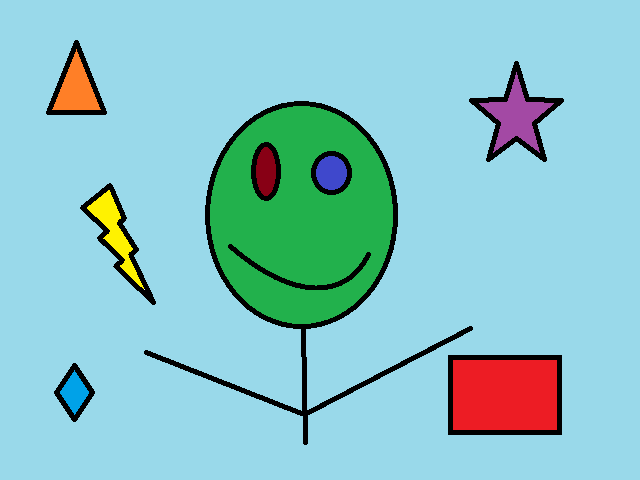
#> input picture opencv/data/art.png, 640 x 480 px
$ python rotate_example.py
#> lines starting #> are read from the running program, lines starting #| are printed output that depends on the picture; long printed decimals are rounded
#! /usr/bin/env python3

# Copyright (c) 2017 Dave McCoy (dave.mccoy@cospandesign.com)
#
# NAME is free software; you can redistribute it and/or modify
# it under the terms of the GNU General Public License as published by
# the Free Software Foundation; either version 3 of the License, or
# any later version.
#
# NAME is distributed in the hope that it will be useful,
# but WITHOUT ANY WARRANTY; without even the implied warranty of
# MERCHANTABILITY or FITNESS FOR A PARTICULAR PURPOSE.  See the
# GNU General Public License for more details.
#
# You should have received a copy of the GNU General Public License
# along with NAME; If not, see <http://www.gnu.org/licenses/>.


import sys
import os
import argparse
import cv2
import numpy as np

#sys.path.append(os.path.abspath(os.path.join(os.path.dirname(__file__), os.pardir)))

NAME = os.path.basename(os.path.realpath(__file__))
IMAGE_PATH = "data/art.png"

DESCRIPTION = "\n" \
              "\n" \
              "usage: %s [options]\n" % NAME

EPILOG = "\n" \
         "\n" \
         "Examples:\n" \
         "\tSomething\n" \
         "\n"

DEFAULT_ROTATION = 275.0
DEFAULT_SCALE = 1.0

def rotate_sub_image(image, sub_start_x, sub_start_y, sub_width, sub_height, angle, scale, debug=False):
    sub_center = (sub_width / 2, sub_height / 2)
    rot_mat = gen_rot_mat(sub_center, angle, scale)
    # generate map
    image_map = np.zeros((2, sub_height, sub_width))
    for y in range(sub_height):
        for x in range(sub_width):
            image_map[0][y][x], image_map[1][y][x] = calc_movement(image, start_pos_x + x, start_pos_y + y)

    print ("Image Map: %s" % str(image_map))

def calc_movement(m, start_pos_x, start_pos_y):
    #print ("Start Position: %d, %d" % (start_pos_x, start_pos_y))
    print ("Start Position: %d, %d" % (start_pos_x, start_pos_y))
    new_pos_x  = (start_pos_x * m[0][0] + start_pos_y * m[0][1]) + m[0][2]
    new_pos_y  = (start_pos_x * m[1][0] + start_pos_y * m[1][1]) + m[1][2]
    new_pos_x  -= start_pos_x
    new_pos_y  -= start_pos_y
    print ("%f, %f ->  %f, %f" % (start_pos_x, start_pos_y, new_pos_x, new_pos_y))
    return (new_pos_x, new_pos_y)

def gen_rot_mat(center, angle, scale):
    alpha = scale * np.cos(angle * np.pi / 180)
    beta = scale * np.sin(angle * np.pi / 180)
    cx = (1 - alpha) * center[0] - beta * center[1]
    cy = beta * center[0] + (1 - alpha) * center[1]
    rot_mat = [ [ alpha, beta,  cx],
                [-beta,  alpha, cy]]
    return rot_mat


def rotate_image(image, angle, scale = 1.0, debug=False):
    image_center = tuple(np.array(image.shape[1::-1]) / 2)
    #print ("Image Center: %s" % str(image_center))
    rot_mat = cv2.getRotationMatrix2D(image_center, angle, scale)
    print ("CV Rotation Matrix: \n%s\n" % str(rot_mat))
    rm = gen_rot_mat(image_center, angle, scale)
    print ("MY Rotation Matrix: \n%s\n" % str(rm))

    print ("Image Center: %d x %d" % (image_center[0], image_center[1]))
    print ("Rotation \n%s" % (str(rot_mat)))
    print ("Image Shape: %d x %d" % (image.shape[1], image.shape[0]))
    #start_pos_x = -1 * image.shape[1] // 2
    #start_pos_y = -1 * image.shape[0] // 2
    start_pos_x = 0
    start_pos_y = 0
    new_pos_x, new_pos_y = calc_movement(rot_mat, start_pos_x, start_pos_y)


    start_pos_x = 0
    start_pos_y = 480
    calc_movement(rot_mat, start_pos_x, start_pos_y)
    image = cv2.warpAffine(image, rot_mat, image.shape[1::-1], flags=cv2.INTER_LINEAR)

    # Vertical Middle of the image in red
    height, width, channels = image.shape

    image = cv2.line(image, (width // 2,  0),  (width // 2 , height), (255, 0, 0), 1, 1)
    image = cv2.line(image, (0,  height // 2), (width, height // 2),  (255, 0, 0), 1, 1)
    image = cv2.circle(image, (width // 2, height // 2), radius=0, color=(0, 0, 255), thickness = 4)
    offset = 40
    image = cv2.putText(image,
                        "%d, %d" % (width // 2, height // 2),
                         ((width // 2) + offset, (height // 2) + offset),
                         cv2.FONT_HERSHEY_SIMPLEX, 1, (0, 0, 255),
                         2,
                         cv2.LINE_AA)

    image = cv2.line( image,
                      (int(new_pos_x), 0), (int(new_pos_x), height),
                      (0, 0, 255),
                      1,
                      1)

    image = cv2.line( image,
                      (0, int(new_pos_y)), (width, int(new_pos_y)),
                      (0, 0, 255),
                      1,
                      1)

    return image

def add_grid_to_image(image, grid_x_size, grid_y_size):
    height, width, channels = image.shape
    for x in range (0, width - 1, grid_x_size):
        image = cv2.line(image, (x, 0), (x, height), (0, 255, 0), 1, 1)

    for y in range (0, height - 1, grid_y_size):
        image = cv2.line(image, (0, y), (width, y),  (0, 255, 0), 1, 1)

    return image

def main(argv):
    #Parse out the commandline arguments
    parser = argparse.ArgumentParser(
        formatter_class=argparse.RawDescriptionHelpFormatter,
        description=DESCRIPTION,
        epilog=EPILOG
    )

    parser.add_argument("-r", "--rotation",
                        nargs=1,
                        default=["%s" % DEFAULT_ROTATION])

    parser.add_argument("-s", "--scale",
                        nargs=1,
                        default=["%s" % DEFAULT_SCALE])


    parser.add_argument("-d", "--debug",
                        action="store_true",
                        help="Enable Debug Messages")

    args = parser.parse_args()
    print ("Running Script: %s" % NAME)

    rotation = float(args.rotation[0])
    scale = float(args.scale[0])
    print ("Rotation: %f, Scale: %f" % (rotation, scale))


    if args.debug:
        print ("test: %s" % str(args.test[0]))

    src = cv2.imread(IMAGE_PATH)
#> src is the input picture: shape (480, 640, 3); mean B, G, R 201, 196.4, 137.5
    window_name = "Image"
    #image = cv2.rotate(src, cv2.ROTATE_90_CLOCKWISE)
    image = rotate_image(src, rotation, scale, debug = args.debug)
#| CV Rotation Matrix:
#| [[ 8.71557427e-02 -9.96194698e-01  5.31196890e+02]
#|  [ 9.96194698e-01  8.71557427e-02 -9.96996816e+01]]
#| MY Rotation Matrix:
#| [[0.08716, -0.9962, 531.197], [0.9962, 0.08716, -99.700]]
#| Image Center: 320 x 240
#| Rotation
#| [[ 8.71557427e-02 -9.96194698e-01  5.31196890e+02]
#|  [ 9.96194698e-01  8.71557427e-02 -9.96996816e+01]]
#| Image Shape: 640 x 480
#| 0, 0 ->  531.197, -99.700
#| 0, 480.000 ->  53.023, -537.865
#> in rotate_image, `image = cv2.warpAffine(image, rot_mat, image.shape[1::-1], flags=cv2.I..`:
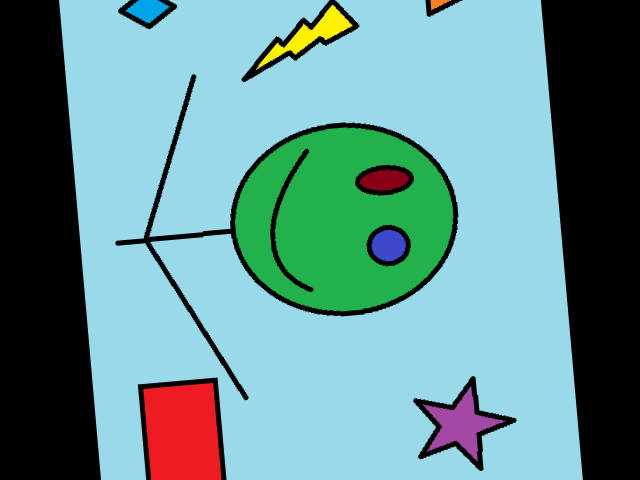
#> image: shape (480, 640, 3); mean of channels 0, 1, 2 145.6, 144.6, 99.8; drawn as B, G, R
#> in rotate_image, `image = cv2.circle(image, (width // 2, height // 2), radius=0, color=(..`: image: shape (480, 640, 3); mean of channels 0, 1, 2 146, 144.1, 99.6
#> in rotate_image, `image = cv2.line( image, (int(new_pos_x), 0), (int(new_pos_x), height)..`:
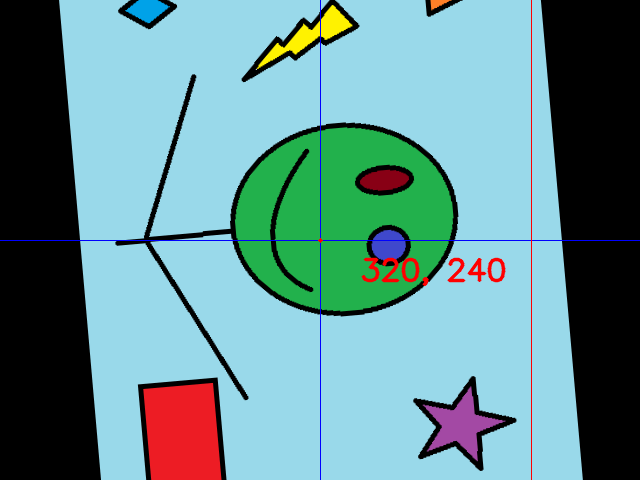
#> image: shape (480, 640, 3); mean of channels 0, 1, 2 145.1, 143, 100.3; drawn as B, G, R
    #image = add_grid_to_image(image, 20, 20)

    cv2.imshow(window_name, image)
    cv2.waitKey(0)

if __name__ == "__main__":
    main(sys.argv)
